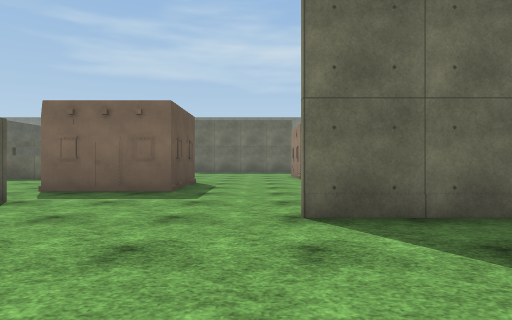
view 1 (above)

24 first-person views from a walk through a Unity game level. The camera is 1.2 m above the floor, looks level and sees 75° across. The floor is counted in squares, 2 m on a side. Each view is taken from the middle of a square. On the plan, view 1 faces up. The plan holds only what a view shows up to about 10 squares ahead; the rest is blank. The place goes on beyond the plan. Surface patterns are stand-ins for the level's own textures.

view 2
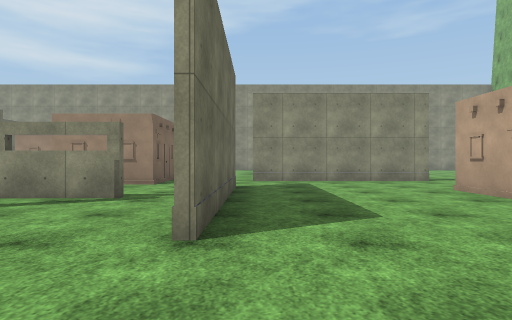

view 3
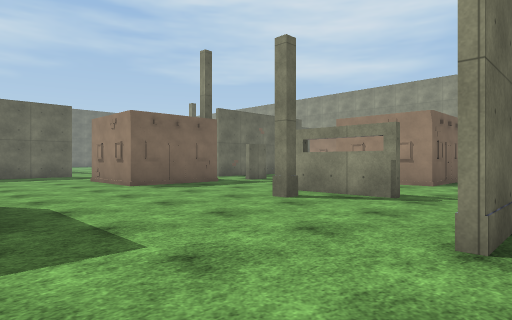

view 4
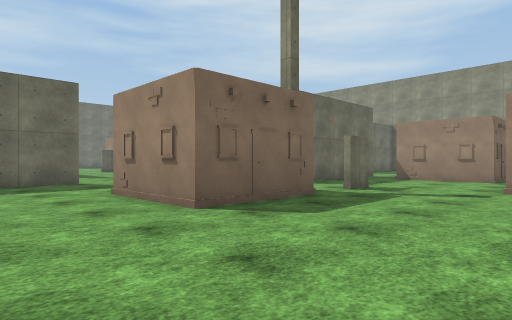

view 5
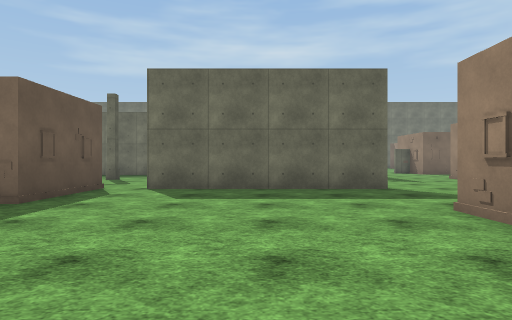

view 6
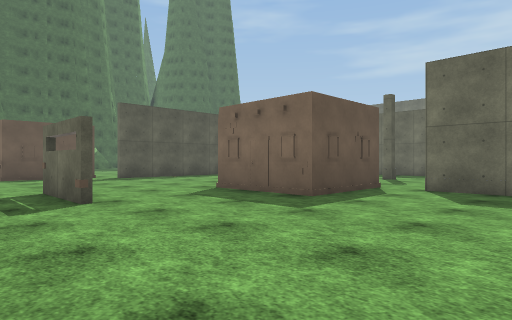

view 7
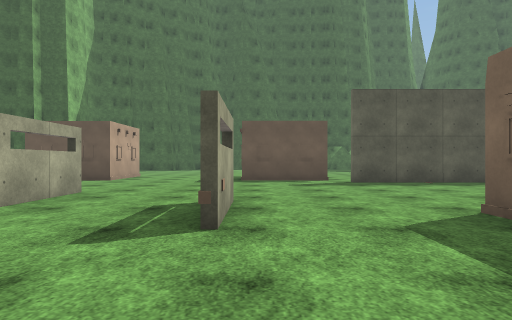

view 8
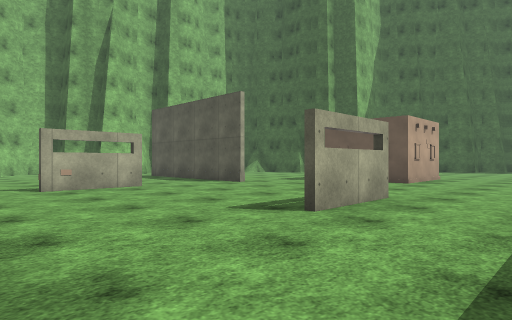

view 9
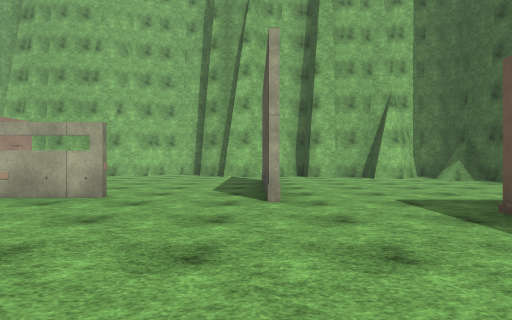

view 10
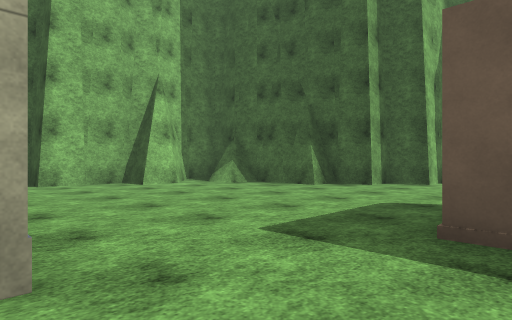

view 11
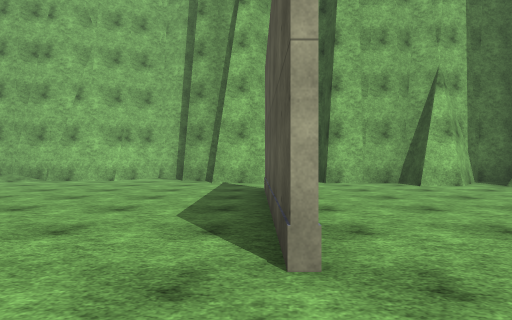

view 12
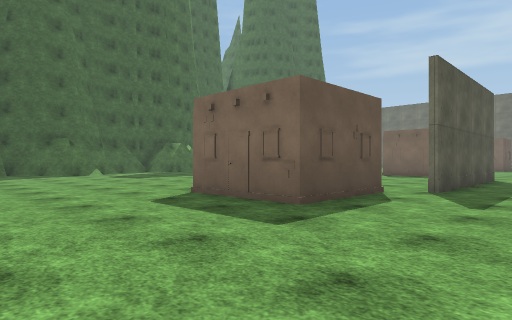

view 13
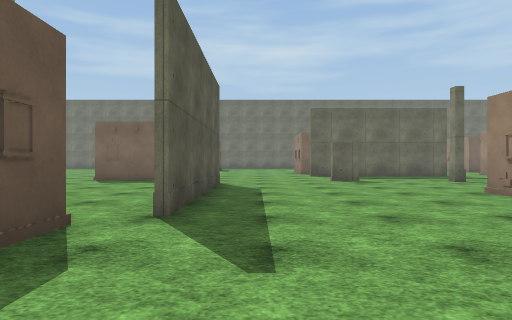

view 14
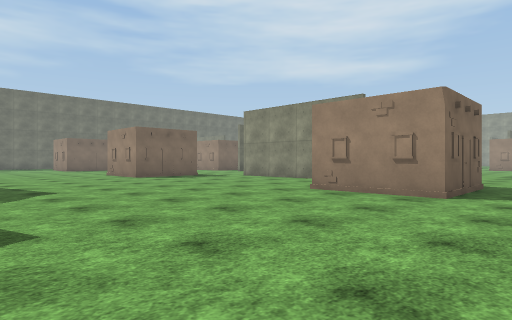

view 15
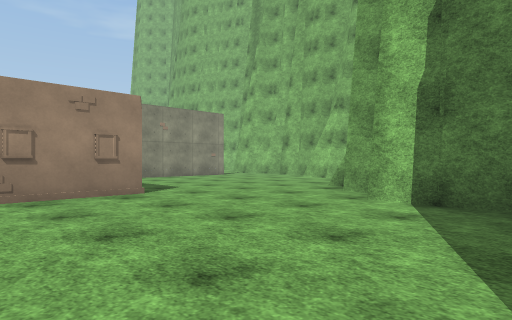

view 16
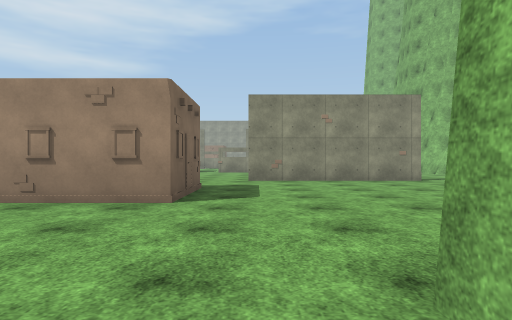

view 17
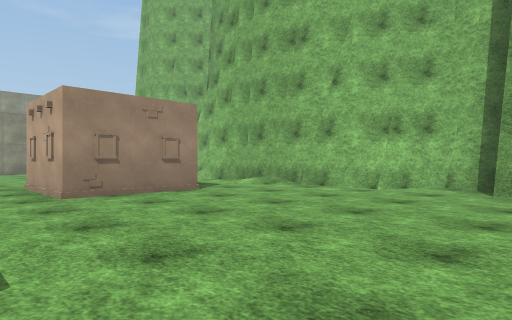

view 18
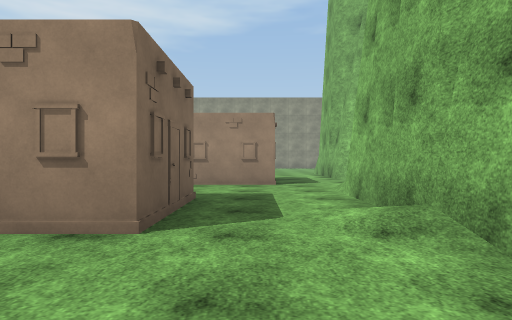

view 19
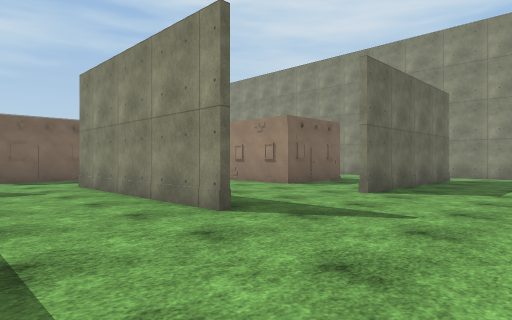

view 20
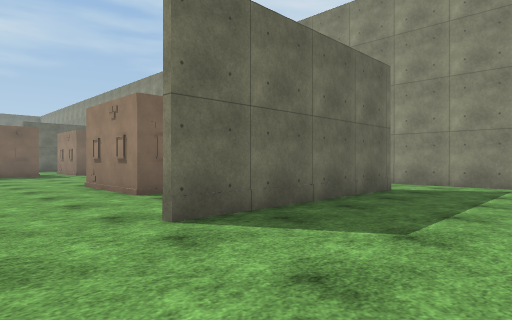

view 21
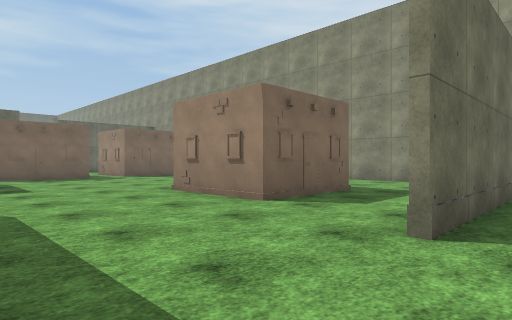

view 22
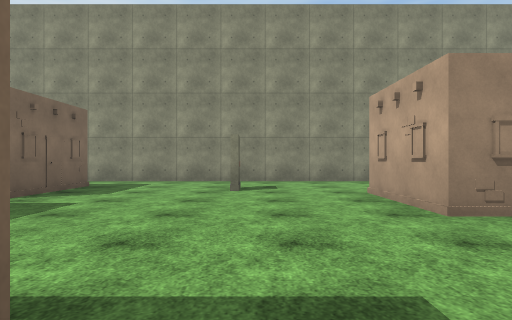

view 23
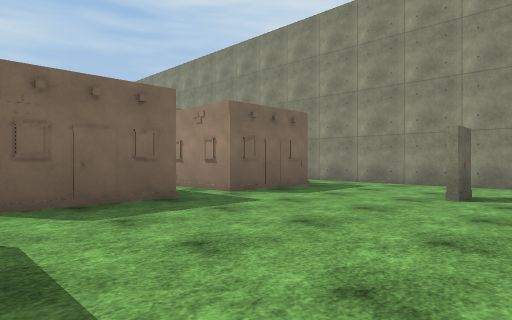

view 24
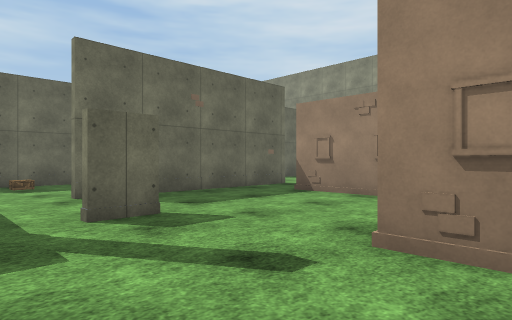

### Floor plan
Key: @ floor where view 1 was taken; # wall or solid block; . floor; / step, stairs or slope; B building; O other object.
Columns run from 21 left of view 1 to 18 right of it. Each row starts with its distance up from view 1.
 20   .. .#B ....#....
 19  ....... .......#.      ..
 18  ........#........      ..
 17  ........#........     ...
 16  ........#.....  .#####.. ###
 15  ........#.....  ........ ..
 14  ........#.....##B......  ..
 13 ......###..............   .  ##O.
 12 ......###.............B   .......
 11 ......##B.....##.......###.....#  B
 10 ...........................#...#  #   .#
  9 .................  B...........##B###..#
  8  ...........##...  #........  .........#
  7 .................###....#...  .........#
  6 ......B #...............# .B##.........#
  5 ......###...........................O..#
  4 .................#.....................#
  3  ..........O..##. ....#####..#...###...#
  2  ##........O.....  ..........#...##  ..#
  1   ##.......#.................#...##B...#
  0    ##......#......B##@.......#.........#
 -1     #......O......###  ###...#......   #
 -2     ##............###..#  ......#####..#
 -3     ####.. ............B  .............#
 -4     #########...../....................#
 -5          #  ##.#######.............

Where each view was taken, in squares from view 1:
view 1: 0 up, 0 right, facing up
view 2: 3 up, 2 left, facing right
view 3: 3 up, 2 left, facing up-right
view 4: 7 up, 1 left, facing up-right
view 5: 9 up, 1 left, facing up
view 6: 9 up, 1 left, facing up-left
view 7: 11 up, 3 left, facing left
view 8: 10 up, 4 left, facing down-left
view 9: 8 up, 10 left, facing down
view 10: 5 up, 10 left, facing down-left
view 11: 5 up, 10 left, facing down
view 12: 7 up, 10 left, facing up-left
view 13: 10 up, 11 left, facing up
view 14: 9 up, 21 left, facing up-right
view 15: 7 up, 21 left, facing down-right
view 16: 3 up, 20 left, facing right
view 17: 2 up, 9 left, facing down-right
view 18: 3 down, 6 left, facing right
view 19: 5 down, 5 right, facing up-right
view 20: 5 down, 9 right, facing up-right
view 21: 3 down, 8 right, facing up-right
view 22: 5 up, 8 right, facing right
view 23: 4 up, 9 right, facing up-right
view 24: 7 up, 4 right, facing up-right
